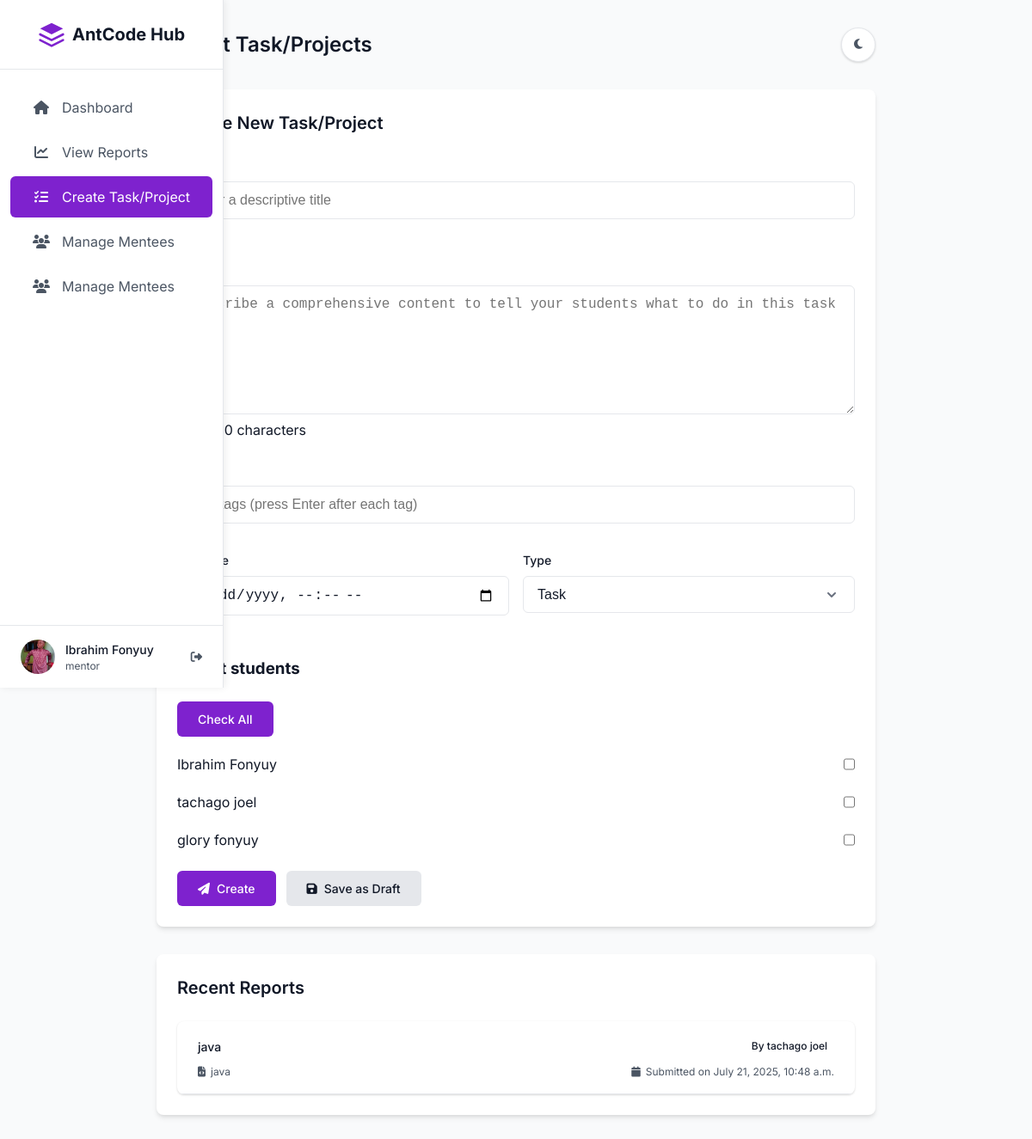
The app's page /AntCode/mentor/create-task/ (signed in), older data.
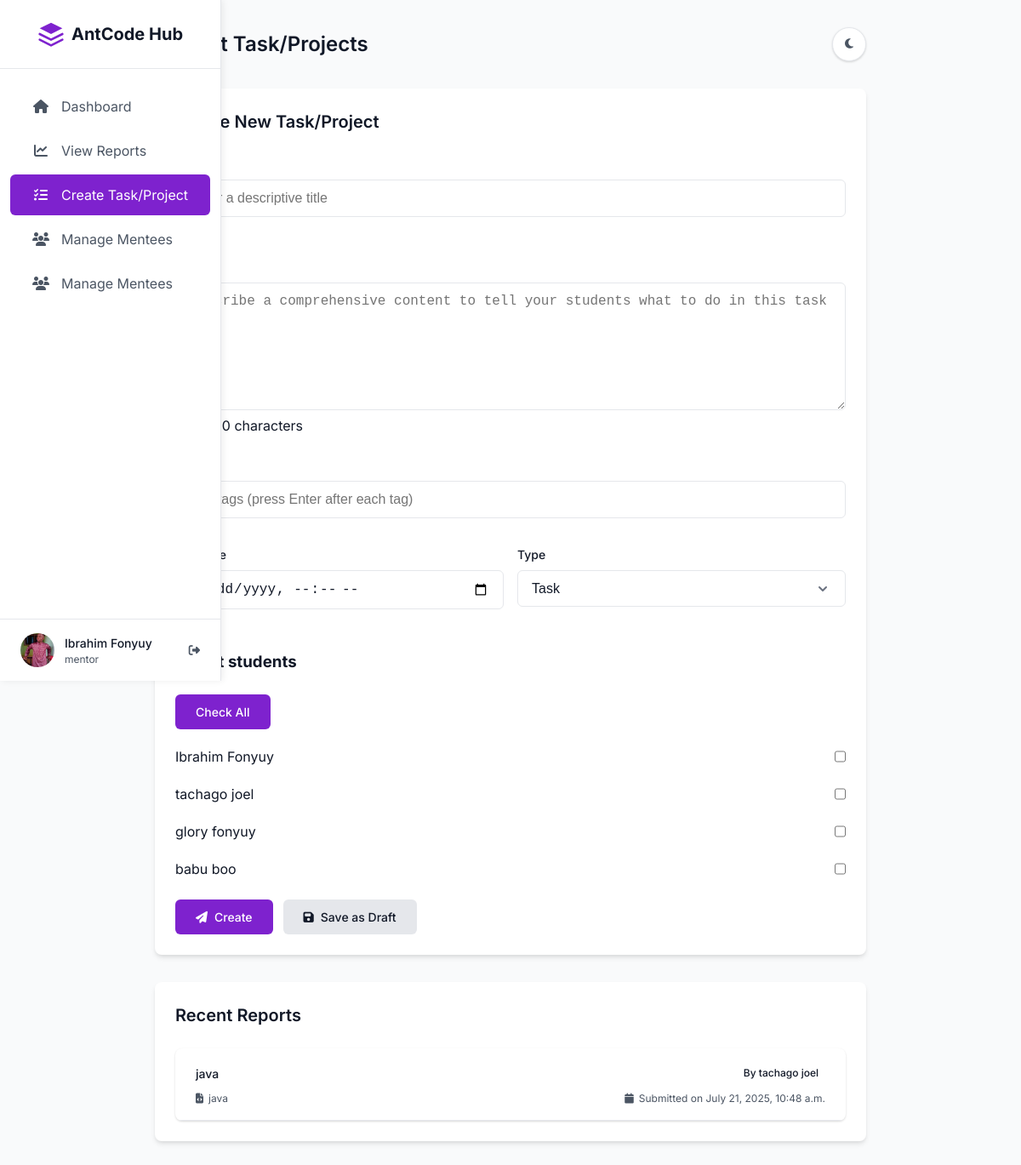
The same page, newer data.
### base/models.py (models this page shows, shortened)
class StudentProfile(models.Model):
    user = models.OneToOneField(
        User,
        on_delete=models.CASCADE,
        related_name="student_profile",
        limit_choices_to={"user_type": User.UserType.STUDENT},
        verbose_name=_("User"),
    )
    option = models.ForeignKey(
        Option,
        on_delete=models.CASCADE,
        related_name="students",
        verbose_name=_("Option"),
    )
    class Meta:
        verbose_name = _("Student Profile")
        verbose_name_plural = _("Student Profiles")
        unique_together = (
            "user",
            "option",
        )  # Prevent duplicate student-option assignments

class User(AbstractUser):
    class UserType(models.TextChoices):
        STUDENT = "student", _("Student")
        MENTOR = "mentor", _("Mentor")
    user_type = models.CharField(
        max_length=10,
        choices=UserType.choices,
        default=UserType.STUDENT,
        verbose_name=_("User Type"),
    )
    phone = models.CharField(
        max_length=20, blank=True, default="670000000", verbose_name=_("Phone Number")
    )
    bio = models.TextField(max_length=1000, blank=True, verbose_name=_("Biography"))
    skills = models.CharField(max_length=500, blank=True, verbose_name=_("Skills"))
    profile_picture = models.ImageField(
        upload_to="user/profile_pictures/",
        blank=True,
        null=True,
        verbose_name=_("Profile Picture"),
    )
    class Meta:
        verbose_name = _("User")
        verbose_name_plural = _("Users")
        indexes = [
            models.Index(fields=["user_type"]),
            models.Index(fields=["last_name", "first_name"]),
        ]

class Report(models.Model):
    STATUS_CHOICES = [
        ("draft", _("Draft")),
        ("submitted", _("Submitted")),
        ("reviewed", _("Reviewed")),
        ("approved", _("Approved")),
    ]
    title = models.CharField(max_length=50, verbose_name=_("Title"))
    tags = models.CharField(max_length=100, verbose_name=_("Tags"))
    hours_worked = models.FloatField(default=0.0, verbose_name=_("Hours Worked"))
    status = models.CharField(
        max_length=50, choices=STATUS_CHOICES, default="draft", verbose_name=_("Status")
    )
    content = models.TextField(max_length=2000, blank=True, verbose_name=_("Content"))
    student = models.ForeignKey(
        User,
        on_delete=models.CASCADE,
        related_name="reports",
        limit_choices_to={"user_type": User.UserType.STUDENT},
        verbose_name=_("Student"),
    )
    option = models.ForeignKey(
        Option,
        on_delete=models.CASCADE,
        related_name="reports",
        verbose_name=_("Option"),
    )
    created = models.DateTimeField(auto_now_add=True, verbose_name=_("Created At"))
    updated = models.DateTimeField(auto_now=True, verbose_name=_("Updated At"))
    mark = models.IntegerField(default=0, verbose_name=_("Mark"))
    class Meta:
        verbose_name = _("Report")
        verbose_name_plural = _("Reports")
        ordering = ["-created"]
        indexes = [
            models.Index(fields=["student"]),
            models.Index(fields=["option"]),
            models.Index(fields=["status"]),
            models.Index(fields=["created"]),
        ]
    @property
    def summary(self):
        return " ".join(self.content.split()[:10])

### base/views.py (the view, shortened to what this page needs)
# urls.py: path("mentor/create-task/", create_task, name="create_task"),
@login_required
@require_http_methods(["GET", "POST"])
def create_task(request):
    if request.user.user_type != User.UserType.MENTOR:
        raise PermissionDenied(_("Only mentors can create tasks."))
    mentor = get_object_or_404(MentorProfile, user=request.user)
    students = StudentProfile.objects.filter(option=mentor.option).select_related('user')
    context = {
        'tasks': Task.objects.filter(mentor=mentor).prefetch_related('students')[:10],
        'projects': Project.objects.filter(mentor=mentor).prefetch_related('students')[:10],
        'students': students,
        'reports': Report.objects.filter(option=mentor.option).select_related('student')[:5]
    }
    return render(request, "create.html", context)

### templates/create.html (shortened to what the changed rows need)
<!DOCTYPE html>
<html lang="en">
<head>
    <link rel="stylesheet" href="https://cdnjs.cloudflare.com/ajax/libs/font-awesome/6.4.0/css/all.min.css">
</head>
<body class="light-mode">
    <main class="main-content">
        <div class="header">
            <h1 class="page-title">Createt Task/Projects</h1>
        </div>
        <div class="card">
            <div class="card-header">
                {% if report %}
                    <h2 class="card-title">Edit {{action}}</h2>
                    {% else %}
                    <h2 class="card-title">Create New Task/Project</h2>
                {% endif %}
            </div>
            <form id="report-form" action="" method="POST">
                <div class="form-group" style="">
                    <br>
                    {% for student in students  %}
                        <div class="student-list" style="display: flex; justify-content:space-between; width:100%; margin-top:20px">
                            <div>{{student.user.first_name}} {{student.user.last_name}}</div>
                            <input type="checkbox" name="student" id="check" class="checkbox" value="{{student.id}}">
                            </div>
                    {% endfor %}
                </div>
            </form>
        </div>
        <div class="card">
            <div class="card-header">
                <h2 class="card-title">Recent Reports</h2>
            </div>
            <div class="tasks-list">
                        {% for report in reports %}
                        <div class="submission-item" onclick="window.location.href='{% url 'report' report.id %}'" style="cursor: pointer;">
                            <div class="submission-header">
                                <h3 class="submission-title">{{ report.title }}</h3>
                                <span class="task-badge green">By {{ report.student.first_name }} {{report.student.last_name}}</span>
                            </div>
                            <div class="task-details">
                                <div class="task-tag">
                                    <i class="fas fa-file-code task-tag-icon"></i>
                                    <span>{{ report.tags }}</span>
                                </div>
                                <div class="task-tag">
                                    <i class="fas fa-calendar task-tag-icon"></i>
                                    <span>Submitted on {{ report.created }}</span>
                                </div>
                            </div>
                        </div>
                        {% empty %}
                        <div class="submission-item">
                            <div class="submission-header">
                                <h3 class="submission-title">No reports submitted yet.</h3>
                            </div>
                        </div>
                        {% endfor %}
            </div>
        </div>
    </main>
</body>
</html>

Row changes from the older to the newer data that the page shows:
added StudentProfile: user.first_name "babu", user.last_name "boo"
